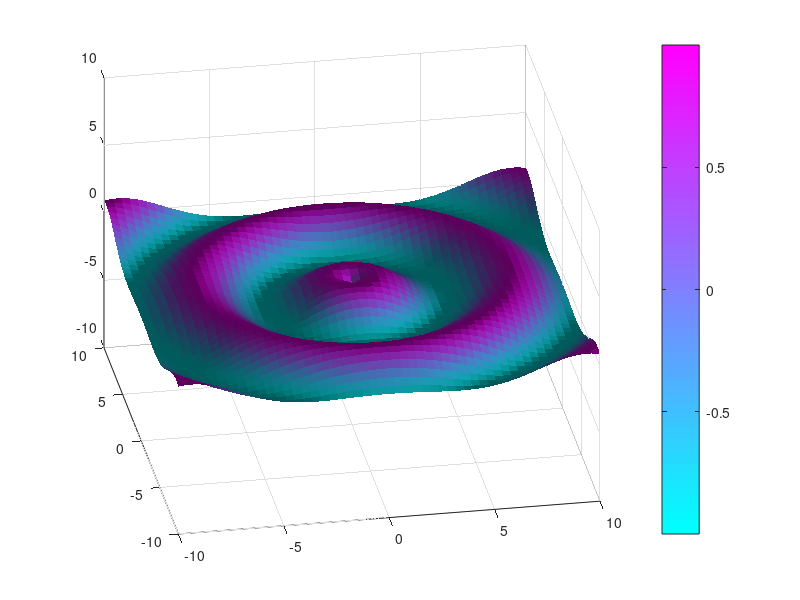

Here is the MATLAB script that generated this plot:
clear
clc
x=-10:0.4:10;
y=-10:0.4:10;
[x,y]=meshgrid(x,y)
%v=x.*x-y.*y;
v=cos(sqrt(x.*x+y.*y));

%s=surf(x,y,v,'EdgeAlpha', 1)
% surf(x,y,v)
% shading flat
% colormap(turbo)
% view(-10, 35)
% colorbar
for i=0:0.2:20
    v=cos(sqrt(x.*x+y.*y)-i);
    surf(x,y,v)
    shading flat
    %colormap(turbo)
    colormap(cool)
    view(-10, 35)
    axis([-10    10   -10    10    -10     10])
    colorbar
    lightangle(35, i*18)
    pause(0.001);
end
